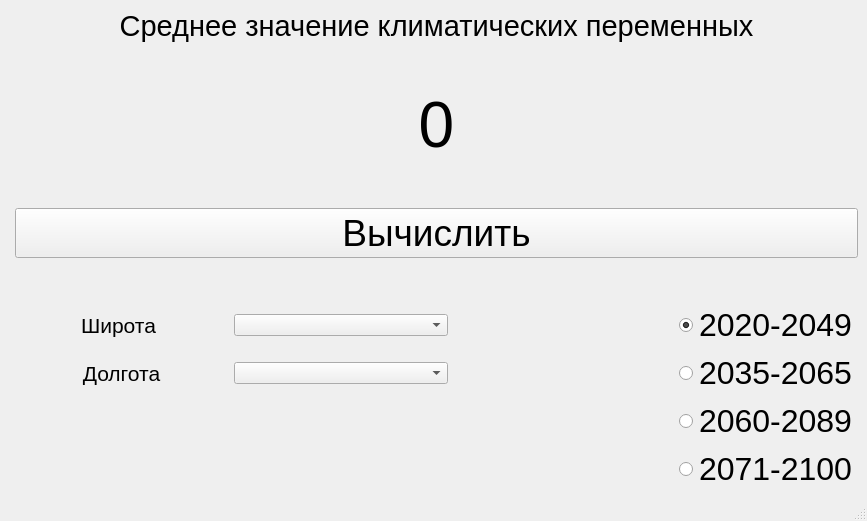
<?xml version="1.0" encoding="UTF-8"?>
<ui version="4.0">
 <class>MainWindow</class>
 <widget class="QMainWindow" name="MainWindow">
  <property name="geometry">
   <rect>
    <x>0</x>
    <y>0</y>
    <width>867</width>
    <height>521</height>
   </rect>
  </property>
  <property name="windowTitle">
   <string>MainWindow</string>
  </property>
  <widget class="QWidget" name="centralwidget">
   <layout class="QGridLayout" name="gridLayout">
    <item row="10" column="5">
     <widget class="QRadioButton" name="Period2">
      <property name="font">
       <font>
        <pointsize>24</pointsize>
       </font>
      </property>
      <property name="text">
       <string>2035-2065</string>
      </property>
     </widget>
    </item>
    <item row="12" column="5">
     <widget class="QRadioButton" name="Period3">
      <property name="font">
       <font>
        <pointsize>24</pointsize>
       </font>
      </property>
      <property name="text">
       <string>2060-2089</string>
      </property>
     </widget>
    </item>
    <item row="13" column="5">
     <widget class="QRadioButton" name="Period4">
      <property name="font">
       <font>
        <pointsize>24</pointsize>
       </font>
      </property>
      <property name="text">
       <string>2071-2100</string>
      </property>
     </widget>
    </item>
    <item row="8" column="5">
     <widget class="QRadioButton" name="Period1">
      <property name="enabled">
       <bool>true</bool>
      </property>
      <property name="font">
       <font>
        <pointsize>24</pointsize>
       </font>
      </property>
      <property name="text">
       <string>2020-2049</string>
      </property>
      <property name="checked">
       <bool>true</bool>
      </property>
     </widget>
    </item>
    <item row="1" column="1">
     <spacer name="verticalSpacer_3">
      <property name="orientation">
       <enum>Qt::Vertical</enum>
      </property>
      <property name="sizeHint" stdset="0">
       <size>
        <width>20</width>
        <height>40</height>
       </size>
      </property>
     </spacer>
    </item>
    <item row="3" column="1">
     <spacer name="verticalSpacer_2">
      <property name="orientation">
       <enum>Qt::Vertical</enum>
      </property>
      <property name="sizeHint" stdset="0">
       <size>
        <width>20</width>
        <height>40</height>
       </size>
      </property>
     </spacer>
    </item>
    <item row="8" column="0" colspan="2">
     <widget class="QLabel" name="label">
      <property name="font">
       <font>
        <pointsize>16</pointsize>
       </font>
      </property>
      <property name="text">
       <string>Широта</string>
      </property>
      <property name="alignment">
       <set>Qt::AlignCenter</set>
      </property>
     </widget>
    </item>
    <item row="5" column="1">
     <spacer name="verticalSpacer">
      <property name="orientation">
       <enum>Qt::Vertical</enum>
      </property>
      <property name="sizeHint" stdset="0">
       <size>
        <width>20</width>
        <height>40</height>
       </size>
      </property>
     </spacer>
    </item>
    <item row="12" column="1">
     <spacer name="horizontalSpacer_2">
      <property name="orientation">
       <enum>Qt::Horizontal</enum>
      </property>
      <property name="sizeHint" stdset="0">
       <size>
        <width>40</width>
        <height>20</height>
       </size>
      </property>
     </spacer>
    </item>
    <item row="0" column="1" colspan="5">
     <widget class="QLabel" name="label_3">
      <property name="font">
       <font>
        <pointsize>22</pointsize>
       </font>
      </property>
      <property name="text">
       <string>Среднее значение климатических переменных</string>
      </property>
      <property name="alignment">
       <set>Qt::AlignCenter</set>
      </property>
     </widget>
    </item>
    <item row="8" column="3">
     <spacer name="horizontalSpacer_3">
      <property name="orientation">
       <enum>Qt::Horizontal</enum>
      </property>
      <property name="sizeHint" stdset="0">
       <size>
        <width>40</width>
        <height>20</height>
       </size>
      </property>
     </spacer>
    </item>
    <item row="10" column="1">
     <widget class="QLabel" name="label_2">
      <property name="font">
       <font>
        <pointsize>16</pointsize>
       </font>
      </property>
      <property name="text">
       <string>Долгота</string>
      </property>
      <property name="alignment">
       <set>Qt::AlignCenter</set>
      </property>
     </widget>
    </item>
    <item row="8" column="2">
     <widget class="QComboBox" name="latitude"/>
    </item>
    <item row="12" column="2">
     <spacer name="horizontalSpacer">
      <property name="orientation">
       <enum>Qt::Horizontal</enum>
      </property>
      <property name="sizeHint" stdset="0">
       <size>
        <width>40</width>
        <height>20</height>
       </size>
      </property>
     </spacer>
    </item>
    <item row="10" column="2">
     <widget class="QComboBox" name="longitude"/>
    </item>
    <item row="4" column="1" colspan="5">
     <widget class="QPushButton" name="Button">
      <property name="font">
       <font>
        <pointsize>28</pointsize>
       </font>
      </property>
      <property name="text">
       <string>Вычислить</string>
      </property>
     </widget>
    </item>
    <item row="2" column="1" colspan="5">
     <widget class="QLabel" name="Ind">
      <property name="font">
       <font>
        <pointsize>48</pointsize>
       </font>
      </property>
      <property name="text">
       <string>0</string>
      </property>
      <property name="alignment">
       <set>Qt::AlignCenter</set>
      </property>
     </widget>
    </item>
   </layout>
  </widget>
  <widget class="QMenuBar" name="menubar">
   <property name="geometry">
    <rect>
     <x>0</x>
     <y>0</y>
     <width>867</width>
     <height>18</height>
    </rect>
   </property>
  </widget>
  <widget class="QStatusBar" name="statusbar"/>
 </widget>
 <resources/>
 <connections/>
</ui>
